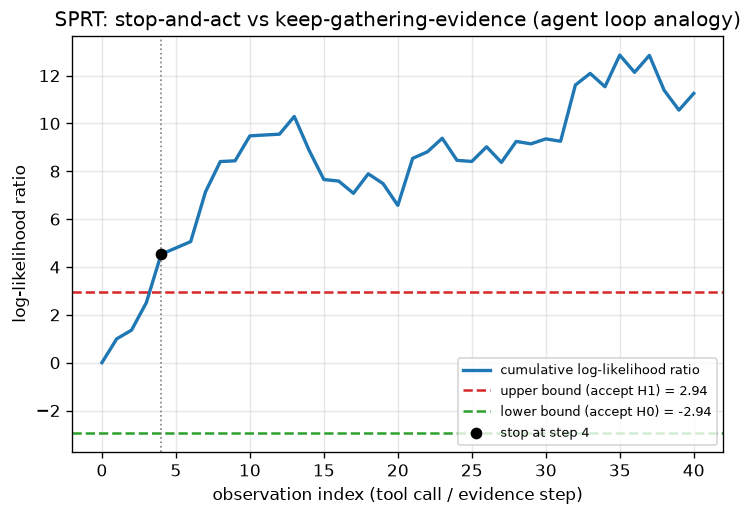

This figure's Python source:
import numpy as np
import matplotlib.pyplot as plt

np.random.seed(42)

# Wald's Sequential Probability Ratio Test (SPRT): H0: theta=0 vs H1: theta=1, unit-variance Gaussian.
# This is the "stop gathering evidence vs act" decision an agent makes every loop iteration:
# keep calling tools (keep sampling) or stop and answer (cross a decision boundary).
alpha, beta = 0.05, 0.05                    # false-accept / false-reject rates for the two hypotheses
upper = np.log((1 - beta) / alpha)          # cross this -> stop, accept H1 ("enough evidence, act now")
lower = np.log(beta / (1 - alpha))          # cross this -> stop, accept H0 ("enough evidence, act now")

true_theta = 1.0                            # ground truth: H1 is actually correct
max_steps = 40
samples = true_theta + np.random.randn(max_steps)   # sequential noisy observations ("tool call" results)

llr = 0.0
trace = [0.0]
stop_step = None
for i, x in enumerate(samples, start=1):
    llr += x - 0.5                          # log-likelihood-ratio increment for N(1,1) vs N(0,1)
    trace.append(llr)
    if stop_step is None and (llr >= upper or llr <= lower):
        stop_step = i

trace = np.array(trace)

fig, ax = plt.subplots(figsize=(7, 4.5))
ax.plot(trace, color="#1f77b4", lw=2, label="cumulative log-likelihood ratio")
ax.axhline(upper, color="#d62728", ls="--", lw=1.5, label=f"upper bound (accept H1) = {upper:.2f}")
ax.axhline(lower, color="#2ca02c", ls="--", lw=1.5, label=f"lower bound (accept H0) = {lower:.2f}")
if stop_step is not None:
    ax.axvline(stop_step, color="gray", ls=":", lw=1)
    ax.scatter([stop_step], [trace[stop_step]], color="black", zorder=5,
               label=f"stop at step {stop_step}")
ax.set_xlabel("observation index (tool call / evidence step)")
ax.set_ylabel("log-likelihood ratio")
ax.set_title("SPRT: stop-and-act vs keep-gathering-evidence (agent loop analogy)")
ax.legend(loc="lower right", fontsize=8)
ax.grid(alpha=0.3)
plt.savefig("graph_DAY_109.png", dpi=120, bbox_inches="tight")
